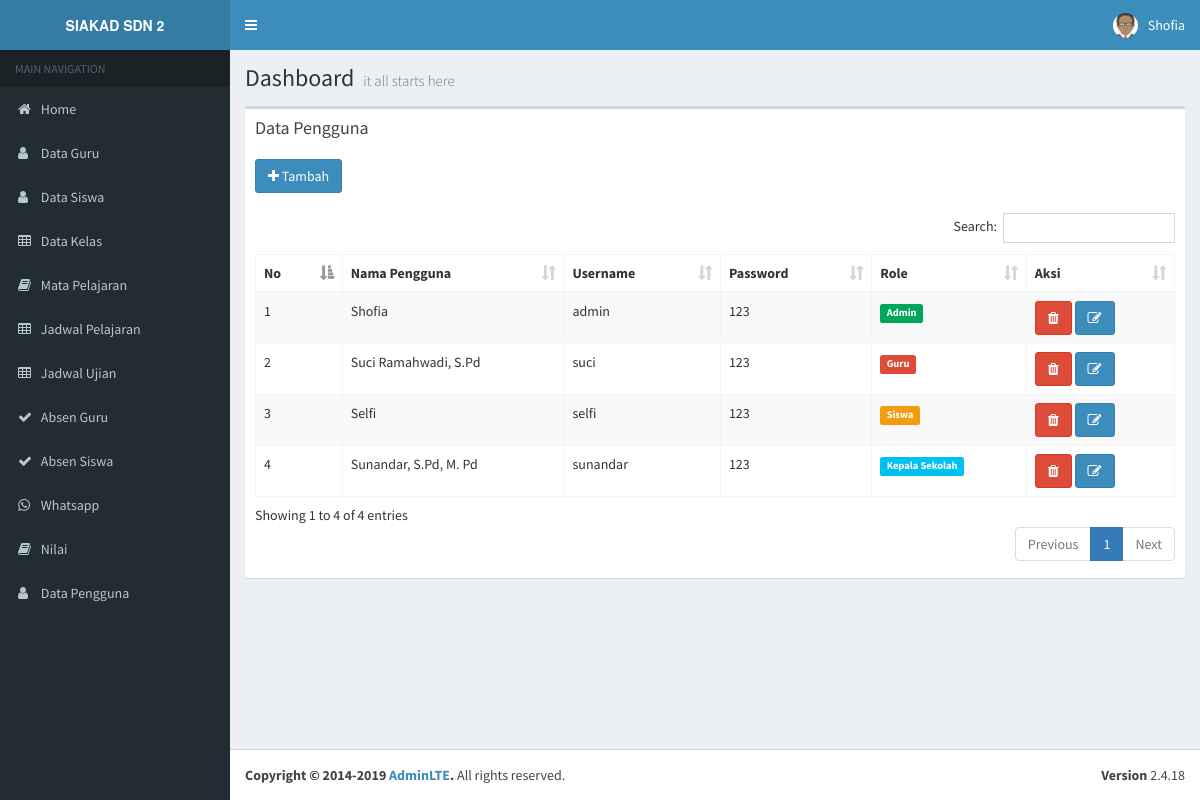
The page /admin/index.php?route=data-pengguna (signed in) on the database its author committed.
### tables this page shows
CREATE TABLE `user` (
  `id_user` int(11) NOT NULL,
  `nm_user` varchar(50) NOT NULL,
  `username` varchar(20) NOT NULL,
  `password` varchar(100) NOT NULL,
  `role` int(11) NOT NULL
);

### admin/data_pengguna/index.php (the view)
 <div class="box">
  <div class="box-header">
    <h3 class="box-title">Data Pengguna</h3>
  </div>
  <div class="box-header">
    <a href="index.php?route=tambah-pengguna" class="btn btn-primary"><i class="fa fa-plus"></i> Tambah</a>
  </div>
  <div class="box-body">
    <table id="example1" style="width:100%;" class="table table-bordered table-striped">
      <thead>
        <tr>
          <th>No</th>
          <th>Nama Pengguna</th>
          <th>Username</th>
          <th>Password</th>
          <th>Role</th>
          <th>Aksi</th>
        </tr>
      </thead>
      <tbody>
        <?php
        $no=1;
        $sql = mysqli_query($koneksi,"SELECT * FROM user");
        foreach ($sql as $data) {
        ?>
        <tr>
          <td><?= $no++ ?></td>
          <td><?= $data['nm_user'] ?></td>
          <td><?= $data['username'] ?></td>
          <td><?= $data['password'] ?></td>
          <td>
              <?php
                if ($data['role']==1) {
                  echo '<span class="label label-success">Admin</span>';
                }elseif($data['role']==2){
                  echo '<span class="label label-info">Kepala Sekolah</span>';
                }elseif($data['role']==3){
                  echo '<span class="label label-danger">Guru</span>';
                }else{
                  echo '<span class="label label-warning">Siswa</span>';
                }
               ?>
          </td>
          <td>
            <a href="index.php?route=hapus-pengguna&id=<?= $data['id_user'] ?>" onclick="return confirm('Yakin untuk mengahapus?')" class="btn btn-danger"><i class="fa fa-trash"></i></a>
            <a href="index.php?route=edit-pengguna&id=<?= $data['id_user'] ?>" class="btn btn-primary"><i class="fa fa-edit"></i></a>
          </td>
        </tr>
        <?php } ?>
      </tbody>
    </table>
  </div>
</div>

### rows shown on the page
user: nm_user "Shofia", username "admin", password "123", role "Admin"
user: nm_user "Suci Ramahwadi, S.Pd", username "suci", password "123", role "Guru"
user: nm_user "Selfi", username "selfi", password "123", role "Siswa"
user: nm_user "Sunandar, S.Pd, M. Pd", username "sunandar", password "123", role "Kepala Sekolah"

### other values the page prints
$_SESSION['nm_user'] "Shofia"
